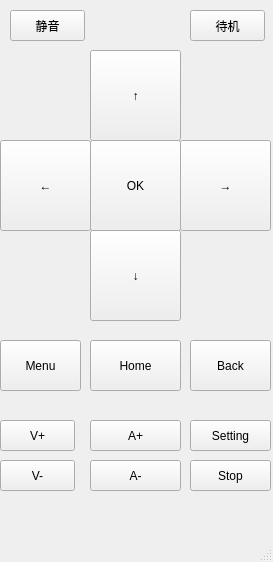
<?xml version="1.0" encoding="UTF-8"?>
<ui version="4.0">
 <class>MainWindow</class>
 <widget class="QMainWindow" name="MainWindow">
  <property name="geometry">
   <rect>
    <x>0</x>
    <y>0</y>
    <width>273</width>
    <height>562</height>
   </rect>
  </property>
  <property name="windowTitle">
   <string>MainWindow</string>
  </property>
  <widget class="QWidget" name="centralwidget">
   <widget class="QPushButton" name="pushButton">
    <property name="geometry">
     <rect>
      <x>10</x>
      <y>10</y>
      <width>75</width>
      <height>31</height>
     </rect>
    </property>
    <property name="text">
     <string>静音</string>
    </property>
   </widget>
   <widget class="QPushButton" name="pushButton_2">
    <property name="geometry">
     <rect>
      <x>190</x>
      <y>10</y>
      <width>75</width>
      <height>31</height>
     </rect>
    </property>
    <property name="text">
     <string>待机</string>
    </property>
   </widget>
   <widget class="QPushButton" name="pushButton_3">
    <property name="geometry">
     <rect>
      <x>90</x>
      <y>50</y>
      <width>91</width>
      <height>91</height>
     </rect>
    </property>
    <property name="text">
     <string>↑</string>
    </property>
   </widget>
   <widget class="QPushButton" name="pushButton_4">
    <property name="geometry">
     <rect>
      <x>0</x>
      <y>140</y>
      <width>91</width>
      <height>91</height>
     </rect>
    </property>
    <property name="text">
     <string>←</string>
    </property>
   </widget>
   <widget class="QPushButton" name="pushButton_5">
    <property name="geometry">
     <rect>
      <x>180</x>
      <y>140</y>
      <width>91</width>
      <height>91</height>
     </rect>
    </property>
    <property name="text">
     <string>→</string>
    </property>
   </widget>
   <widget class="QPushButton" name="pushButton_6">
    <property name="geometry">
     <rect>
      <x>90</x>
      <y>230</y>
      <width>91</width>
      <height>91</height>
     </rect>
    </property>
    <property name="text">
     <string>↓</string>
    </property>
   </widget>
   <widget class="QPushButton" name="pushButton_7">
    <property name="geometry">
     <rect>
      <x>90</x>
      <y>140</y>
      <width>91</width>
      <height>91</height>
     </rect>
    </property>
    <property name="text">
     <string>OK</string>
    </property>
   </widget>
   <widget class="QPushButton" name="pushButton_8">
    <property name="geometry">
     <rect>
      <x>0</x>
      <y>340</y>
      <width>81</width>
      <height>51</height>
     </rect>
    </property>
    <property name="text">
     <string>Menu</string>
    </property>
   </widget>
   <widget class="QPushButton" name="pushButton_9">
    <property name="geometry">
     <rect>
      <x>190</x>
      <y>340</y>
      <width>81</width>
      <height>51</height>
     </rect>
    </property>
    <property name="text">
     <string>Back</string>
    </property>
   </widget>
   <widget class="QPushButton" name="pushButton_10">
    <property name="geometry">
     <rect>
      <x>90</x>
      <y>340</y>
      <width>91</width>
      <height>51</height>
     </rect>
    </property>
    <property name="text">
     <string>Home</string>
    </property>
   </widget>
   <widget class="QPushButton" name="pushButton_11">
    <property name="geometry">
     <rect>
      <x>0</x>
      <y>420</y>
      <width>75</width>
      <height>31</height>
     </rect>
    </property>
    <property name="text">
     <string>V+</string>
    </property>
   </widget>
   <widget class="QPushButton" name="pushButton_12">
    <property name="geometry">
     <rect>
      <x>90</x>
      <y>420</y>
      <width>91</width>
      <height>31</height>
     </rect>
    </property>
    <property name="text">
     <string>A+</string>
    </property>
   </widget>
   <widget class="QPushButton" name="pushButton_13">
    <property name="geometry">
     <rect>
      <x>190</x>
      <y>420</y>
      <width>81</width>
      <height>31</height>
     </rect>
    </property>
    <property name="text">
     <string>Setting</string>
    </property>
   </widget>
   <widget class="QPushButton" name="pushButton_14">
    <property name="geometry">
     <rect>
      <x>0</x>
      <y>460</y>
      <width>75</width>
      <height>31</height>
     </rect>
    </property>
    <property name="text">
     <string>V-</string>
    </property>
   </widget>
   <widget class="QPushButton" name="pushButton_15">
    <property name="geometry">
     <rect>
      <x>90</x>
      <y>460</y>
      <width>91</width>
      <height>31</height>
     </rect>
    </property>
    <property name="text">
     <string>A-</string>
    </property>
   </widget>
   <widget class="QPushButton" name="pushButton_16">
    <property name="geometry">
     <rect>
      <x>190</x>
      <y>460</y>
      <width>81</width>
      <height>31</height>
     </rect>
    </property>
    <property name="text">
     <string>Stop</string>
    </property>
   </widget>
  </widget>
  <widget class="QMenuBar" name="menubar">
   <property name="geometry">
    <rect>
     <x>0</x>
     <y>0</y>
     <width>273</width>
     <height>23</height>
    </rect>
   </property>
  </widget>
  <widget class="QStatusBar" name="statusbar"/>
 </widget>
 <resources/>
 <connections/>
</ui>
